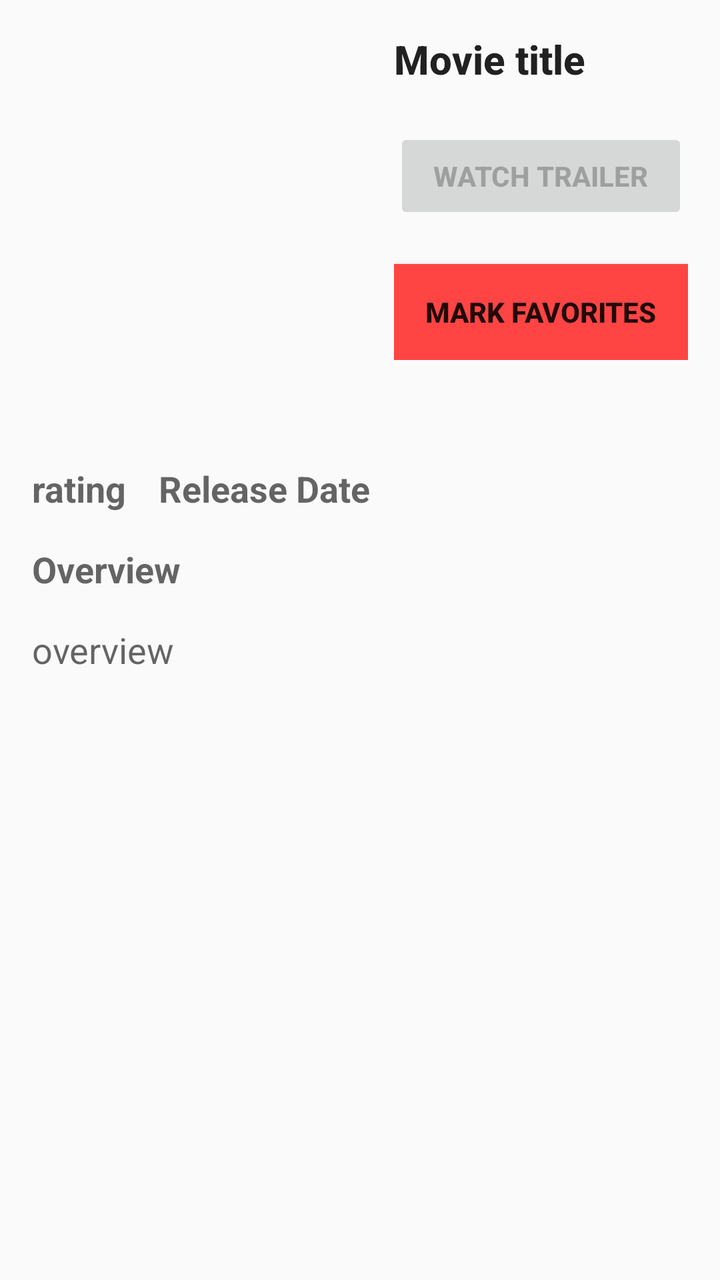
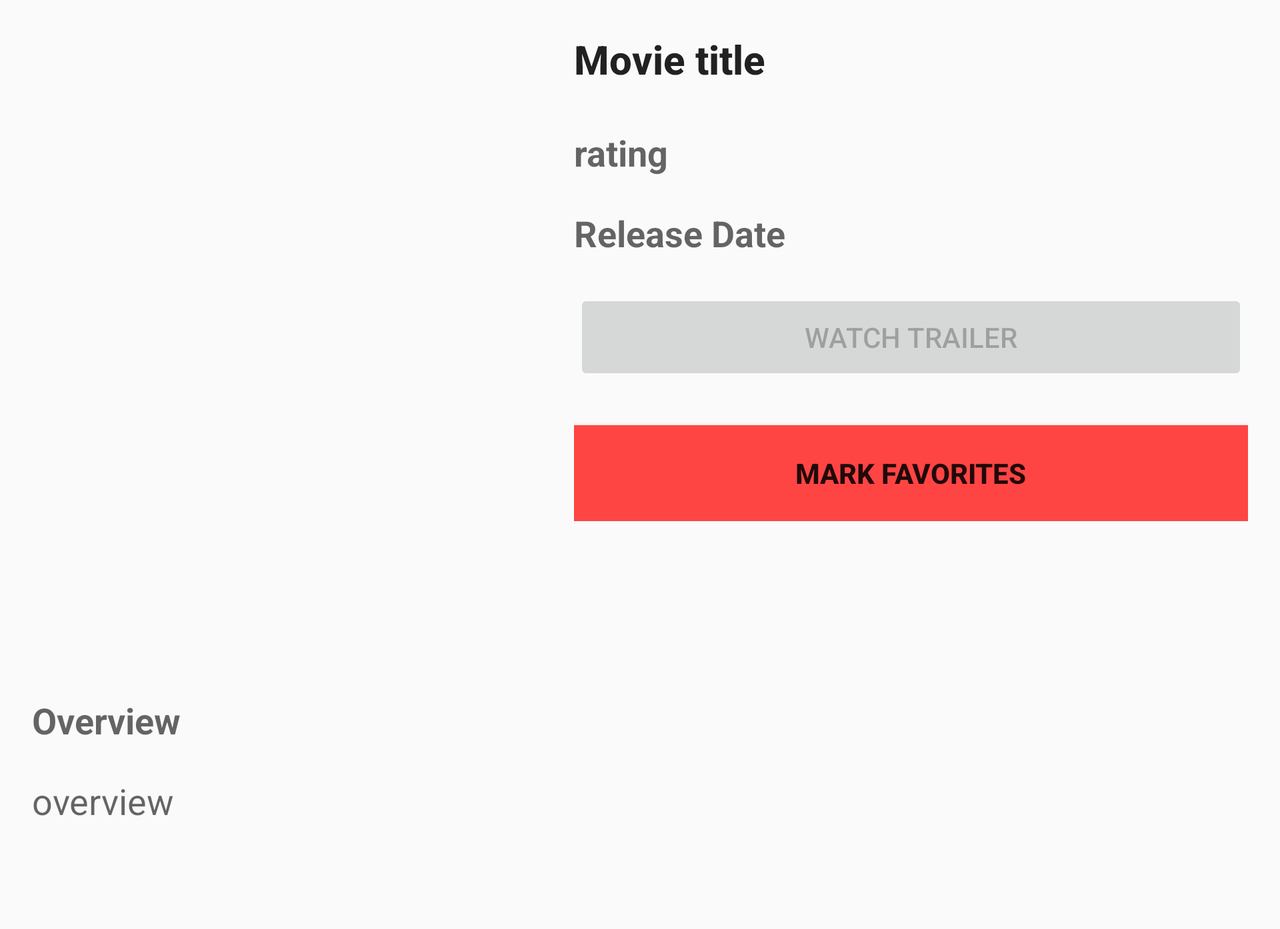

One screen, two layout resources from the same app: the default and the repository's alternative for another configuration. Each is rendered where Android would select it; the XML of both is given below.
<!-- AndroidManifest.xml: application theme AppTheme -->
<!-- res/layout/detail_activity.xml -->
<ScrollView xmlns:android="http://schemas.android.com/apk/res/android"
    xmlns:app="http://schemas.android.com/apk/res-auto"
    xmlns:tools="http://schemas.android.com/tools"
    android:layout_width="match_parent"
    android:layout_height="match_parent"
    android:fillViewport="true">

    <LinearLayout
        android:layout_width="match_parent"
        android:layout_height="wrap_content"
        android:orientation="vertical"
        android:paddingBottom="@dimen/activity_vertical_margin"
        android:paddingTop="@dimen/activity_vertical_margin"
        tools:context=".details.MovieDetailFragment">

        <LinearLayout
            android:layout_width="match_parent"
            android:layout_height="wrap_content"
            android:orientation="horizontal"
            android:paddingLeft="16dp"
            android:paddingRight="16dp">

            <ImageView
                android:id="@+id/Movi_image"
                android:layout_width="160dp"
                android:layout_height="200dp"
                android:layout_marginBottom="16dp"
                android:layout_marginRight="16dp"
                android:scaleType="fitXY" />

            <LinearLayout
                android:layout_width="match_parent"
                android:layout_height="wrap_content"
                android:orientation="vertical"
                android:layout_marginLeft="5dp">

                <TextView
                    android:id="@+id/Movie_title"
                    tools:text="Movie title"
                    android:layout_width="wrap_content"
                    android:layout_height="wrap_content"
                    android:layout_marginBottom="5dp"
                    android:textIsSelectable="true"
                    android:textAppearance="@style/TextAppearance.AppCompat.Title"
                    android:maxLines="2"
                    android:textStyle="bold" />

                <Button
                    android:id="@+id/button_watch_trailer"
                    android:layout_width="match_parent"
                    android:layout_height="wrap_content"
                    android:layout_marginTop="16dp"
                    android:text="WATCH TRAILER"
                    android:enabled="false"
                    android:textStyle="bold"
                    />
                <include layout="@layout/fabbutton" />

            </LinearLayout>
        </LinearLayout>

        <LinearLayout
            android:layout_width="match_parent"
            android:layout_height="wrap_content"
            android:orientation="horizontal">

            <TextView
                android:id="@+id/rating"
                tools:text="rating"
                style="?android:attr/textAppearanceMedium"
                android:layout_width="wrap_content"
                android:layout_height="wrap_content"
                android:textIsSelectable="true"
                android:textAppearance="@style/TextAppearance.AppCompat.Body1"
                android:contentDescription="Rating"
                android:paddingLeft="16dp"
                android:textStyle="bold"/>

            <TextView
                android:id="@+id/release_date"
                tools:text="Release Date"
                style="?android:attr/textAppearanceMedium"
                android:layout_width="wrap_content"
                android:layout_height="wrap_content"
                android:paddingLeft="16dp"
                android:textIsSelectable="true"
                android:textStyle="bold"/>

        </LinearLayout>

        <TextView
            android:id="@+id/text_overview"
            android:text="Overview"
            style="?android:attr/textAppearanceMedium"
            android:layout_width="wrap_content"
            android:layout_height="wrap_content"
            android:paddingLeft="16dp"
            android:paddingTop="16dp"
            android:textIsSelectable="true"
            android:textStyle="bold"/>

        <TextView
            android:id="@+id/overview"
            tools:text="overview"
            style="?android:attr/textAppearanceMedium"
            android:layout_width="match_parent"
            android:layout_height="match_parent"
            android:paddingLeft="16dp"
            android:paddingRight="16dp"
            android:paddingTop="16dp"
            android:textIsSelectable="true" />


        <android.support.v7.widget.RecyclerView
            android:id="@+id/trailer_list"
            android:layout_width="match_parent"
            android:layout_height="wrap_content"
            android:layout_marginTop="20dp"
            android:paddingLeft="16dp"
            tools:listitem="@layout/trailer_list" />

        <android.support.v7.widget.RecyclerView
            android:id="@+id/review_list"
            android:layout_width="match_parent"
            android:layout_height="wrap_content"
            app:layoutManager="LinearLayoutManager"
            android:layout_marginTop="16dp"
            tools:listitem="@layout/review_list" />

    </LinearLayout>
</ScrollView>
<!-- res/layout/fabbutton.xml (included above) -->
<?xml version="1.0" encoding="utf-8"?>
<LinearLayout xmlns:android="http://schemas.android.com/apk/res/android"
    android:layout_width="match_parent"
    android:layout_height="wrap_content"
    android:orientation="horizontal">

    <Button
        android:id="@+id/button_mark_as_favorite"
        android:layout_width="match_parent"
        android:layout_height="wrap_content"
        android:layout_marginTop="20dp"
        android:text="@string/Add_as_favorites"
        android:visibility="visible"
        android:background="@android:color/holo_red_light"
        android:textStyle="bold"
        />

    <Button
        android:id="@+id/button_remove_from_favorites"
        android:layout_width="match_parent"
        android:layout_height="wrap_content"
        android:layout_marginTop="20dp"
        android:text="@string/remove_from_favorites"
        android:visibility="gone"
        android:background="@color/colorPrimary"
        android:textStyle="bold"/>

</LinearLayout>
<!-- resources referenced by this layout -->
<resources>
  <dimen name="activity_vertical_margin">16dp</dimen>
  <string name="Add_as_favorites">Mark Favorites</string>
  <string name="remove_from_favorites">Remove from Favorites</string>
  <style name="AppTheme" parent="Theme.AppCompat.Light.DarkActionBar">
          
          <item name="colorPrimary">@color/colorPrimary</item>
          <item name="colorPrimaryDark">@color/colorPrimaryDark</item>
          <item name="colorAccent">@color/colorAccent</item>
          <item name="preferenceTheme">@style/PreferenceThemeOverlay</item>
      </style>
</resources>
<!-- res/layout-land/detail_activity.xml (the repository's variant of the layout above) -->
<!-- drawn on the phone turned sideways -->
<ScrollView xmlns:android="http://schemas.android.com/apk/res/android"
    xmlns:app="http://schemas.android.com/apk/res-auto"
    xmlns:tools="http://schemas.android.com/tools"
    android:layout_width="match_parent"
    android:layout_height="match_parent"
    android:fillViewport="true">

    <LinearLayout
        android:layout_width="match_parent"
        android:layout_height="wrap_content"
        android:orientation="vertical"
        android:paddingBottom="@dimen/activity_vertical_margin"
        android:paddingTop="@dimen/activity_vertical_margin"
        tools:context=".details.MovieDetailFragment">

        <LinearLayout
            android:layout_width="match_parent"
            android:layout_height="wrap_content"
            android:orientation="horizontal"
            android:paddingLeft="16dp"
            android:paddingRight="16dp">

            <ImageView
                android:id="@+id/Movi_image"
                android:layout_width="250dp"
                android:layout_height="300dp"
                android:layout_marginBottom="16dp"
                android:layout_marginRight="16dp"
                android:scaleType="fitXY" />

            <LinearLayout
                android:layout_width="match_parent"
                android:layout_height="wrap_content"
                android:orientation="vertical"
                android:layout_marginLeft="5dp">

                <TextView
                    android:id="@+id/Movie_title"
                    tools:text="Movie title"
                    android:layout_width="wrap_content"
                    android:layout_height="wrap_content"
                    android:layout_marginBottom="5dp"
                    android:textIsSelectable="true"
                    android:textAppearance="@style/TextAppearance.AppCompat.Title"
                    android:maxLines="2"
                    android:textStyle="bold" />

                <TextView
                    android:id="@+id/rating"
                    tools:text="rating"
                    style="?android:attr/textAppearanceMedium"
                    android:layout_width="wrap_content"
                    android:layout_height="wrap_content"
                    android:textIsSelectable="true"
                    android:textAppearance="@style/TextAppearance.AppCompat.Body1"
                    android:contentDescription="Rating"
                    android:layout_marginTop="16dp"
                    android:textStyle="bold"/>

                <TextView
                    android:id="@+id/release_date"
                    tools:text="Release Date"
                    style="?android:attr/textAppearanceMedium"
                    android:layout_width="wrap_content"
                    android:layout_height="wrap_content"
                    android:textIsSelectable="true"
                    android:layout_marginTop="16dp"
                    android:textStyle="bold"/>

                <Button
                    android:id="@+id/button_watch_trailer"
                    android:layout_width="match_parent"
                    android:layout_height="wrap_content"
                    android:layout_marginTop="16dp"
                    android:text="WATCH TRAILER"
                    android:enabled="false"
                    />
                <include layout="@layout/fabbutton" />

            </LinearLayout>
        </LinearLayout>


        <TextView
            android:id="@+id/text_overview"
            android:text="Overview"
            style="?android:attr/textAppearanceMedium"
            android:layout_width="wrap_content"
            android:layout_height="wrap_content"
            android:paddingLeft="16dp"
            android:paddingTop="16dp"
            android:textIsSelectable="true"
            android:textStyle="bold"/>

        <TextView
            android:id="@+id/overview"
            tools:text="overview"
            style="?android:attr/textAppearanceMedium"
            android:layout_width="match_parent"
            android:layout_height="match_parent"
            android:paddingLeft="16dp"
            android:paddingRight="16dp"
            android:paddingTop="16dp"
            android:textIsSelectable="true" />


        <android.support.v7.widget.RecyclerView
            android:id="@+id/trailer_list"
            android:layout_width="match_parent"
            android:layout_height="wrap_content"
            android:layout_marginTop="20dp"
            android:paddingLeft="16dp"
            tools:listitem="@layout/trailer_list" />

        <android.support.v7.widget.RecyclerView
            android:id="@+id/review_list"
            android:layout_width="match_parent"
            android:layout_height="wrap_content"
            app:layoutManager="LinearLayoutManager"
            android:layout_marginTop="16dp"
            tools:listitem="@layout/review_list" />

    </LinearLayout>
</ScrollView>
